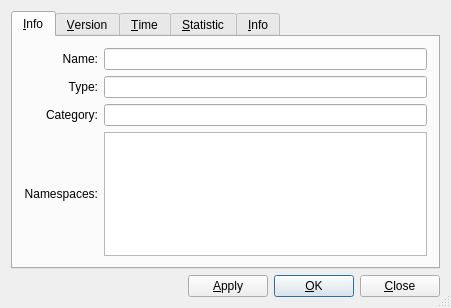
<?xml version="1.0" encoding="UTF-8"?>
<ui version="4.0">
 <class>DiscoInfo</class>
 <widget class="QDialog" name="DiscoInfo">
  <property name="geometry">
   <rect>
    <x>0</x>
    <y>0</y>
    <width>451</width>
    <height>308</height>
   </rect>
  </property>
  <property name="windowTitle">
   <string>DiscoInfo</string>
  </property>
  <property name="sizeGripEnabled">
   <bool>true</bool>
  </property>
  <layout class="QVBoxLayout">
   <property name="spacing">
    <number>6</number>
   </property>
   <property name="margin">
    <number>11</number>
   </property>
   <item>
    <widget class="QTabWidget" name="tabInfoWidget">
     <widget class="QWidget" name="tabInfo">
      <attribute name="title">
       <string>&amp;Info</string>
      </attribute>
      <layout class="QGridLayout">
       <property name="margin">
        <number>11</number>
       </property>
       <property name="spacing">
        <number>6</number>
       </property>
       <item row="4" column="0">
        <widget class="QLabel" name="TextLabel3">
         <property name="text">
          <string>Namespaces:</string>
         </property>
         <property name="alignment">
          <set>Qt::AlignRight|Qt::AlignTrailing|Qt::AlignVCenter</set>
         </property>
         <property name="wordWrap">
          <bool>false</bool>
         </property>
        </widget>
       </item>
       <item row="2" column="0">
        <widget class="QLabel" name="TextLabel2">
         <property name="text">
          <string>Category:</string>
         </property>
         <property name="alignment">
          <set>Qt::AlignRight|Qt::AlignTrailing|Qt::AlignVCenter</set>
         </property>
         <property name="wordWrap">
          <bool>false</bool>
         </property>
        </widget>
       </item>
       <item row="2" column="2">
        <widget class="QLineEdit" name="edtCategory"/>
       </item>
       <item row="1" column="0">
        <widget class="QLabel" name="TextLabel1">
         <property name="text">
          <string>Type:</string>
         </property>
         <property name="alignment">
          <set>Qt::AlignRight|Qt::AlignTrailing|Qt::AlignVCenter</set>
         </property>
         <property name="wordWrap">
          <bool>false</bool>
         </property>
        </widget>
       </item>
       <item row="1" column="2">
        <widget class="QLineEdit" name="edtType"/>
       </item>
       <item row="0" column="2">
        <widget class="QLineEdit" name="edtJName"/>
       </item>
       <item row="0" column="0">
        <widget class="QLabel" name="TextLabel10">
         <property name="text">
          <string>Name:</string>
         </property>
         <property name="alignment">
          <set>Qt::AlignRight|Qt::AlignTrailing|Qt::AlignVCenter</set>
         </property>
         <property name="wordWrap">
          <bool>false</bool>
         </property>
        </widget>
       </item>
       <item row="4" column="2">
        <widget class="QPlainTextEdit" name="edtNameSpace"/>
       </item>
      </layout>
     </widget>
     <widget class="QWidget" name="tabVersion">
      <attribute name="title">
       <string>&amp;Version</string>
      </attribute>
      <layout class="QGridLayout">
       <property name="margin">
        <number>11</number>
       </property>
       <property name="spacing">
        <number>6</number>
       </property>
       <item row="0" column="0">
        <widget class="QLabel" name="TextLabel4">
         <property name="text">
          <string>Name:</string>
         </property>
         <property name="alignment">
          <set>Qt::AlignRight|Qt::AlignTrailing|Qt::AlignVCenter</set>
         </property>
         <property name="wordWrap">
          <bool>false</bool>
         </property>
        </widget>
       </item>
       <item row="0" column="1">
        <widget class="QLineEdit" name="edtName"/>
       </item>
       <item row="1" column="0">
        <widget class="QLabel" name="TextLabel5">
         <property name="text">
          <string>Version:</string>
         </property>
         <property name="alignment">
          <set>Qt::AlignRight|Qt::AlignTrailing|Qt::AlignVCenter</set>
         </property>
         <property name="wordWrap">
          <bool>false</bool>
         </property>
        </widget>
       </item>
       <item row="1" column="1">
        <widget class="QLineEdit" name="edtVersion"/>
       </item>
       <item row="2" column="0">
        <widget class="QLabel" name="TextLabel6">
         <property name="text">
          <string>System:</string>
         </property>
         <property name="alignment">
          <set>Qt::AlignRight|Qt::AlignTrailing|Qt::AlignVCenter</set>
         </property>
         <property name="wordWrap">
          <bool>false</bool>
         </property>
        </widget>
       </item>
       <item row="2" column="1">
        <widget class="QLineEdit" name="edtSystem"/>
       </item>
       <item row="3" column="0">
        <spacer name="Spacer2">
         <property name="orientation">
          <enum>Qt::Vertical</enum>
         </property>
         <property name="sizeType">
          <enum>QSizePolicy::Expanding</enum>
         </property>
         <property name="sizeHint" stdset="0">
          <size>
           <width>20</width>
           <height>20</height>
          </size>
         </property>
        </spacer>
       </item>
      </layout>
     </widget>
     <widget class="QWidget" name="tabTime">
      <attribute name="title">
       <string>&amp;Time</string>
      </attribute>
      <layout class="QGridLayout">
       <property name="margin">
        <number>11</number>
       </property>
       <property name="spacing">
        <number>6</number>
       </property>
       <item row="0" column="0">
        <widget class="QLabel" name="lblTime">
         <property name="text">
          <string>UTC client time:</string>
         </property>
         <property name="alignment">
          <set>Qt::AlignRight|Qt::AlignTrailing|Qt::AlignVCenter</set>
         </property>
         <property name="wordWrap">
          <bool>false</bool>
         </property>
        </widget>
       </item>
       <item row="0" column="1">
        <widget class="QLineEdit" name="edtTime"/>
       </item>
       <item row="1" column="1">
        <widget class="QLineEdit" name="edtLast"/>
       </item>
       <item row="1" column="0">
        <widget class="QLabel" name="lblLast">
         <property name="text">
          <string>Last activity, idle response:</string>
         </property>
         <property name="alignment">
          <set>Qt::AlignRight|Qt::AlignTrailing|Qt::AlignVCenter</set>
         </property>
         <property name="wordWrap">
          <bool>false</bool>
         </property>
        </widget>
       </item>
       <item row="2" column="0">
        <spacer name="Spacer3">
         <property name="orientation">
          <enum>Qt::Vertical</enum>
         </property>
         <property name="sizeType">
          <enum>QSizePolicy::Expanding</enum>
         </property>
         <property name="sizeHint" stdset="0">
          <size>
           <width>20</width>
           <height>20</height>
          </size>
         </property>
        </spacer>
       </item>
      </layout>
     </widget>
     <widget class="QWidget" name="tabStat">
      <attribute name="title">
       <string>&amp;Statistic</string>
      </attribute>
      <layout class="QVBoxLayout">
       <property name="spacing">
        <number>6</number>
       </property>
       <property name="margin">
        <number>11</number>
       </property>
       <item>
        <widget class="QTreeWidget" name="lstStat">
         <column>
          <property name="text">
           <string notr="true">1</string>
          </property>
         </column>
        </widget>
       </item>
      </layout>
     </widget>
     <widget class="QWidget" name="tabVCard">
      <attribute name="title">
       <string>&amp;Info</string>
      </attribute>
      <layout class="QGridLayout">
       <property name="margin">
        <number>11</number>
       </property>
       <property name="spacing">
        <number>6</number>
       </property>
       <item row="1" column="0">
        <widget class="QLabel" name="TextLabel4_2">
         <property name="text">
          <string>Nick:</string>
         </property>
         <property name="alignment">
          <set>Qt::AlignRight|Qt::AlignTrailing|Qt::AlignVCenter</set>
         </property>
         <property name="wordWrap">
          <bool>false</bool>
         </property>
        </widget>
       </item>
       <item row="3" column="0">
        <widget class="QLabel" name="TextLabel10_2">
         <property name="text">
          <string>Homepage:</string>
         </property>
         <property name="alignment">
          <set>Qt::AlignRight|Qt::AlignTrailing|Qt::AlignVCenter</set>
         </property>
         <property name="wordWrap">
          <bool>false</bool>
         </property>
        </widget>
       </item>
       <item row="1" column="1">
        <widget class="QLineEdit" name="edtNick"/>
       </item>
       <item row="2" column="0">
        <widget class="QLabel" name="TextLabel9">
         <property name="text">
          <string>Birth date:</string>
         </property>
         <property name="alignment">
          <set>Qt::AlignRight|Qt::AlignTrailing|Qt::AlignVCenter</set>
         </property>
         <property name="wordWrap">
          <bool>false</bool>
         </property>
        </widget>
       </item>
       <item row="2" column="1">
        <widget class="QLineEdit" name="edtBirthday"/>
       </item>
       <item row="0" column="1">
        <widget class="QLineEdit" name="edtFirstName"/>
       </item>
       <item row="0" column="0">
        <widget class="QLabel" name="TextLabel3_2">
         <property name="text">
          <string>First Name:</string>
         </property>
         <property name="alignment">
          <set>Qt::AlignRight|Qt::AlignTrailing|Qt::AlignVCenter</set>
         </property>
         <property name="wordWrap">
          <bool>false</bool>
         </property>
        </widget>
       </item>
       <item row="3" column="1">
        <layout class="QHBoxLayout">
         <property name="spacing">
          <number>6</number>
         </property>
         <property name="margin">
          <number>0</number>
         </property>
         <item>
          <widget class="QLineEdit" name="edtUrl"/>
         </item>
         <item>
          <widget class="QPushButton" name="btnUrl">
           <property name="text">
            <string/>
           </property>
          </widget>
         </item>
        </layout>
       </item>
       <item row="6" column="1">
        <spacer name="Spacer10">
         <property name="orientation">
          <enum>Qt::Vertical</enum>
         </property>
         <property name="sizeType">
          <enum>QSizePolicy::Expanding</enum>
         </property>
         <property name="sizeHint" stdset="0">
          <size>
           <width>20</width>
           <height>20</height>
          </size>
         </property>
        </spacer>
       </item>
       <item row="4" column="0">
        <widget class="QLabel" name="TextLabel1_2">
         <property name="text">
          <string>EMail:</string>
         </property>
         <property name="alignment">
          <set>Qt::AlignRight|Qt::AlignTrailing|Qt::AlignVCenter</set>
         </property>
         <property name="wordWrap">
          <bool>false</bool>
         </property>
        </widget>
       </item>
       <item row="4" column="1">
        <widget class="QLineEdit" name="edtEMail"/>
       </item>
       <item row="5" column="0">
        <widget class="QLabel" name="TextLabel2_2">
         <property name="text">
          <string>Phone:</string>
         </property>
         <property name="alignment">
          <set>Qt::AlignRight|Qt::AlignTrailing|Qt::AlignVCenter</set>
         </property>
         <property name="wordWrap">
          <bool>false</bool>
         </property>
        </widget>
       </item>
       <item row="5" column="1">
        <widget class="QLineEdit" name="edtPhone"/>
       </item>
      </layout>
     </widget>
    </widget>
   </item>
   <item>
    <layout class="QHBoxLayout">
     <property name="spacing">
      <number>6</number>
     </property>
     <property name="margin">
      <number>0</number>
     </property>
     <item>
      <spacer name="Horizontal Spacing2">
       <property name="orientation">
        <enum>Qt::Horizontal</enum>
       </property>
       <property name="sizeType">
        <enum>QSizePolicy::Expanding</enum>
       </property>
       <property name="sizeHint" stdset="0">
        <size>
         <width>20</width>
         <height>20</height>
        </size>
       </property>
      </spacer>
     </item>
     <item>
      <widget class="QPushButton" name="buttonApply">
       <property name="text">
        <string>&amp;Apply</string>
       </property>
       <property name="autoDefault">
        <bool>true</bool>
       </property>
      </widget>
     </item>
     <item>
      <widget class="QPushButton" name="buttonOk">
       <property name="text">
        <string>&amp;OK</string>
       </property>
       <property name="autoDefault">
        <bool>true</bool>
       </property>
       <property name="default">
        <bool>true</bool>
       </property>
      </widget>
     </item>
     <item>
      <widget class="QPushButton" name="buttonCancel">
       <property name="text">
        <string>&amp;Close</string>
       </property>
       <property name="autoDefault">
        <bool>true</bool>
       </property>
      </widget>
     </item>
    </layout>
   </item>
  </layout>
 </widget>
 <tabstops>
  <tabstop>tabInfo</tabstop>
  <tabstop>edtJName</tabstop>
  <tabstop>edtType</tabstop>
  <tabstop>edtCategory</tabstop>
  <tabstop>edtName</tabstop>
  <tabstop>edtVersion</tabstop>
  <tabstop>edtSystem</tabstop>
  <tabstop>edtTime</tabstop>
  <tabstop>edtLast</tabstop>
  <tabstop>buttonCancel</tabstop>
 </tabstops>
 <resources/>
 <connections>
  <connection>
   <sender>buttonCancel</sender>
   <signal>clicked()</signal>
   <receiver>DiscoInfo</receiver>
   <slot>reject()</slot>
   <hints>
    <hint type="sourcelabel">
     <x>20</x>
     <y>20</y>
    </hint>
    <hint type="destinationlabel">
     <x>20</x>
     <y>20</y>
    </hint>
   </hints>
  </connection>
  <connection>
   <sender>buttonOk</sender>
   <signal>clicked()</signal>
   <receiver>DiscoInfo</receiver>
   <slot>accept()</slot>
   <hints>
    <hint type="sourcelabel">
     <x>20</x>
     <y>20</y>
    </hint>
    <hint type="destinationlabel">
     <x>20</x>
     <y>20</y>
    </hint>
   </hints>
  </connection>
 </connections>
</ui>
